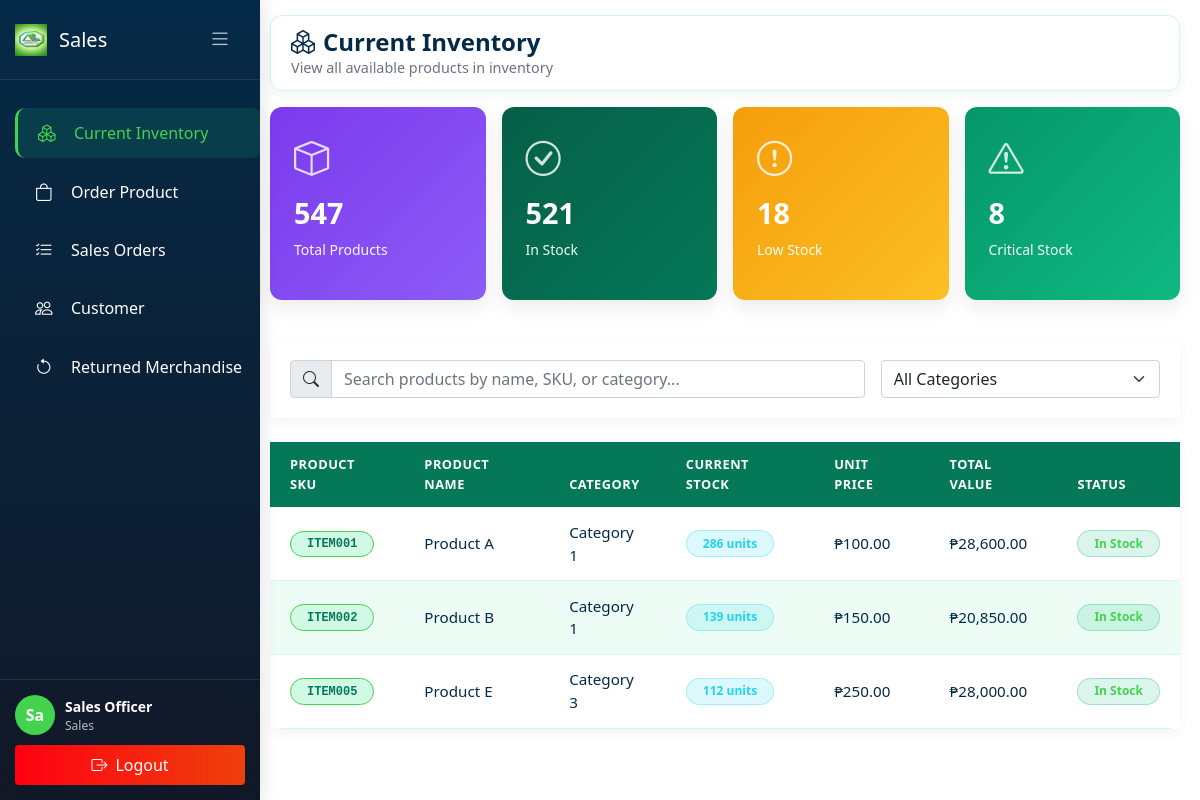
Page /Sales/currentinventory.php (signed in) on the committed database.
### tables this page shows
CREATE TABLE `items` (
  `item_id` int(11) NOT NULL,
  `item_code` varchar(50) NOT NULL,
  `item_name` varchar(150) NOT NULL,
  `description` text DEFAULT NULL,
  `category` varchar(100) DEFAULT NULL,
  `stock` int(11) NOT NULL,
  `unit_type` enum('case','inner-pack','piece','box','carton') DEFAULT 'piece',
  `unit_price` decimal(10,2) NOT NULL,
  `reorder_level` int(11) DEFAULT 50,
  `status` enum('active','inactive','discontinued') DEFAULT 'active',
  `created_at` timestamp NOT NULL DEFAULT current_timestamp(),
  `updated_at` timestamp NOT NULL DEFAULT current_timestamp() ON UPDATE current_timestamp(),
  `branch_id` int(11) DEFAULT NULL
);

### config/branch_manager.php (called while the page is built, shortened)
<?php
function getBranchId() {
    return isset($_SESSION['branch_id']) ? $_SESSION['branch_id'] : null;
}
function isAdmin() {
    return isset($_SESSION['branch_id']) && $_SESSION['branch_id'] == 0;
}
?>

### Sales/currentinventory.php (the view, shortened to what this page needs)
<?php
require_once '../config/database.php';
$user_name = isset($_SESSION['first_name']) ? $_SESSION['first_name'] . ' ' . $_SESSION['last_name'] : 'Driver User';
$user_role = isset($_SESSION['role']) ? $_SESSION['role'] : 'delivery';
$branch_id = getBranchId();
$is_admin = isAdmin();
$branch_where = $is_admin ? "" : "AND i.branch_id = $branch_id";
$query = "SELECT
            i.item_id,
            i.item_code,
            i.item_name,
            i.category,
            i.unit_price,
            i.reorder_level,
            COALESCE(i.stock, 0) as current_stock
          FROM items i
          WHERE i.status = 'active' $branch_where
          ORDER BY i.item_name ASC";
$stmt = $conn->prepare($query);
if (!$stmt->execute()) {
    die("Query Error: " . $stmt->error);
}
$result = $stmt->get_result();
$inventory_items = [];
if ($result) {
    $inventory_items = $result->fetch_all(MYSQLI_ASSOC);
}
?>
<!DOCTYPE html>
<html lang="en">
<head>
    <link rel="stylesheet" href="../css/sales.css">
    <link href="https://cdn.jsdelivr.net/npm/bootstrap@5.1.3/dist/css/bootstrap.min.css" rel="stylesheet">
    <link rel="stylesheet" href="https://cdn.jsdelivr.net/npm/bootstrap-icons@1.8.1/font/bootstrap-icons.css">
</head>
<body>
    <div id="appPage">
        <div class="sidebar" id="sidebar">
            <div class="sidebar-header">
                <h3>
            <button class="desktop-toggle-btn" id="desktopToggleBtn">
                <i class="bi bi-list" id="toggleIcon"></i>
            </button>
                <img src="../Pictures/amgc3DLogo.png" alt="Logo" class="logo-icon">
                <span class="nav-text">Sales</span>
        </h3>
            </div>
            <div class="sidebar-menu">
                <ul class="nav flex-column">
                    <li class="nav-item">
                        <a class="nav-link active" href="currentinventory.php">
                            <i class="bi bi-boxes"></i>
                            <span class="nav-text">Current Inventory</span>
                        </a>
                    </li>
                    <li class="nav-item">
                        <a class="nav-link" href="orderproduct.php">
                            <i class="bi bi-bag"></i>
                            <span class="nav-text">Order Product</span>
                        </a>
                    </li>
                    <li class="nav-item">
                        <a class="nav-link" href="sales_order.php">
                            <i class="bi bi-list-check"></i>
                            <span class="nav-text">Sales Orders</span>
                        </a>
                    </li>
                    <li class="nav-item">
                        <a class="nav-link" href="customer.php">
                            <i class="bi bi-people"></i>
                            <span class="nav-text">Customer</span>
                        </a>
                    </li>
                    <li class="nav-item">
                        <a class="nav-link" href="returnedmerchandise.php">
                            <i class="bi bi-arrow-counterclockwise"></i>
                            <span class="nav-text">Returned Merchandise</span>
                        </a>
                    </li>
                </ul>
            </div>
        <div class="sidebar-footer">
            <div class="user-profile-sidebar">
                <div class="user-avatar-sidebar"><?php echo substr($user_name, 0, 2); ?></div>
                <div class="user-details-sidebar">
                    <span class="user-name-sidebar"><?php echo htmlspecialchars($user_name); ?></span>
                    <span class="user-role-sidebar"><?php echo htmlspecialchars(ucfirst($user_role)); ?></span>
                </div>
            </div>
            <button class="logout-btn-sidebar" onclick="logout()">
                <i class="bi bi-box-arrow-right"></i>
                <span class="logout-text">Logout</span>
            </button>
        </div>
        </div>
        <div class="main-content">
            <div class="navbar-top">
                <div class="page-title">
                    <h2><i class="bi bi-boxes me-2"></i>Current Inventory</h2>
                    <p>View all available products in inventory</p>
                </div>
            </div>
<div class="row g-3 mb-4">
    <div class="col-md-3 mb-3">
        <div class="stat-card inventory">
            <div class="stat-icon">
                <i class="bi bi-box"></i>
            </div>
            <div>
                <div class="stat-value">547</div>
                <div class="stat-label">Total Products</div>
            </div>
        </div>
    </div>
    <div class="col-md-3 mb-3">
        <div class="stat-card complete">
            <div class="stat-icon">
                <i class="bi bi-check-circle"></i>
            </div>
            <div>
                <div class="stat-value">521</div>
                <div class="stat-label">In Stock</div>
            </div>
        </div>
    </div>
    <div class="col-md-3 mb-3">
        <div class="stat-card pending">
            <div class="stat-icon">
                <i class="bi bi-exclamation-circle"></i>
            </div>
            <div>
                <div class="stat-value">18</div>
                <div class="stat-label">Low Stock</div>
            </div>
        </div>
    </div>
    <div class="col-md-3 mb-3">
        <div class="stat-card sales">
            <div class="stat-icon">
                <i class="bi bi-exclamation-triangle"></i>
            </div>
            <div>
                <div class="stat-value">8</div>
                <div class="stat-label">Critical Stock</div>
            </div>
        </div>
    </div>
</div>
            <div class="card mb-4">
                <div class="card-body">
                    <div class="row g-3">
                        <div class="col-md-8">
                            <div class="input-group">
                                <span class="input-group-text">
                                    <i class="bi bi-search"></i>
                                </span>
                                <input type="text" class="form-control" id="searchInput" placeholder="Search products by name, SKU, or category...">
                            </div>
                        </div>
                        <div class="col-md-4">
                            <select class="form-select" id="categoryFilter">
                                <option value="">All Categories</option>
                            </select>
                        </div>
                    </div>
                </div>
            </div>
            <div class="card">
                <div class="table-responsive">
                    <table class="table table-hover mb-0">
                        <thead class="table-light">
                            <tr>
                                <th>Product SKU</th>
                                <th>Product Name</th>
                                <th>Category</th>
                                <th>Current Stock</th>
                                <th>Unit Price</th>
                                <th>Total Value</th>
                                <th>Status</th>
                            </tr>
                        </thead>
                        <tbody>
                            <?php if (count($inventory_items) > 0): ?>
                                <?php foreach ($inventory_items as $item): ?>
                                    <?php
                                        $qty_available = $item['current_stock'];
                                        $line_value = $qty_available * $item['unit_price'];
                                        $status_badge = ($qty_available < $item['reorder_level']) ? 'bg-warning' : 'bg-success';
                                        $status_text = ($qty_available < $item['reorder_level']) ? 'Low Stock' : 'In Stock';
                                    ?>
                                    <tr>
                                        <td><span class="badge bg-light text-dark"><?php echo htmlspecialchars($item['item_code']); ?></span></td>
                                        <td><?php echo htmlspecialchars($item['item_name']); ?></td>
                                        <td><?php echo htmlspecialchars($item['category'] ?? 'Uncategorized'); ?></td>
                                        <td>
                                            <span class="badge bg-info"><?php echo $qty_available; ?> units</span>
                                        </td>
                                        <td>₱<?php echo number_format($item['unit_price'], 2); ?></td>
                                        <td>₱<?php echo number_format($line_value, 2); ?></td>
                                        <td><span class="badge <?php echo $status_badge; ?>"><?php echo $status_text; ?></span></td>
                                    </tr>
                                <?php endforeach; ?>
                            <?php else: ?>
                                <tr>
                                    <td colspan="7" class="text-center text-muted py-4">No inventory items available</td>
                                </tr>
                            <?php endif; ?>
                        </tbody>
                    </table>
                </div>
            </div>
        </div>
    </div>
</body>
</html>

### rows in the picture
items: item_code "ITEM001", item_name "Product A", category "Category 1", qty_available "286", unit_price "100.00", line_value "28,600.00", status_text "In Stock"
items: item_code "ITEM002", item_name "Product B", category "Category 1", qty_available "139", unit_price "150.00", line_value "20,850.00", status_text "In Stock"
items: item_code "ITEM005", item_name "Product E", category "Category 3", qty_available "112", unit_price "250.00", line_value "28,000.00", status_text "In Stock"

### other values in the picture
substr($user_name, 0, 2) "Sa"
$user_name "Sales Officer"
$user_role "Sales"
